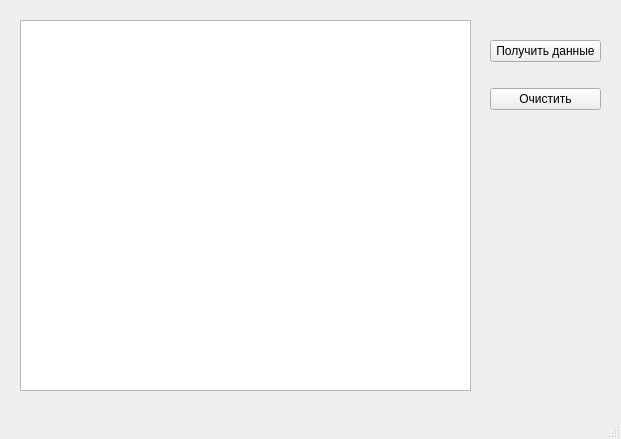
<?xml version="1.0" encoding="UTF-8"?>
<ui version="4.0">
 <class>MainWindow</class>
 <widget class="QMainWindow" name="MainWindow">
  <property name="geometry">
   <rect>
    <x>0</x>
    <y>0</y>
    <width>621</width>
    <height>439</height>
   </rect>
  </property>
  <property name="windowTitle">
   <string>MainWindow</string>
  </property>
  <widget class="QWidget" name="centralwidget">
   <widget class="QTableWidget" name="tableWidget">
    <property name="geometry">
     <rect>
      <x>20</x>
      <y>20</y>
      <width>451</width>
      <height>371</height>
     </rect>
    </property>
   </widget>
   <widget class="QWidget" name="verticalLayoutWidget">
    <property name="geometry">
     <rect>
      <x>490</x>
      <y>20</y>
      <width>111</width>
      <height>111</height>
     </rect>
    </property>
    <layout class="QVBoxLayout" name="verticalLayout">
     <item>
      <widget class="QPushButton" name="Data">
       <property name="text">
        <string>Получить данные</string>
       </property>
      </widget>
     </item>
     <item>
      <widget class="QPushButton" name="pushButton_2">
       <property name="text">
        <string>Очистить</string>
       </property>
      </widget>
     </item>
    </layout>
   </widget>
  </widget>
  <widget class="QMenuBar" name="menubar">
   <property name="geometry">
    <rect>
     <x>0</x>
     <y>0</y>
     <width>621</width>
     <height>21</height>
    </rect>
   </property>
  </widget>
  <widget class="QStatusBar" name="statusbar"/>
 </widget>
 <resources/>
 <connections/>
</ui>
